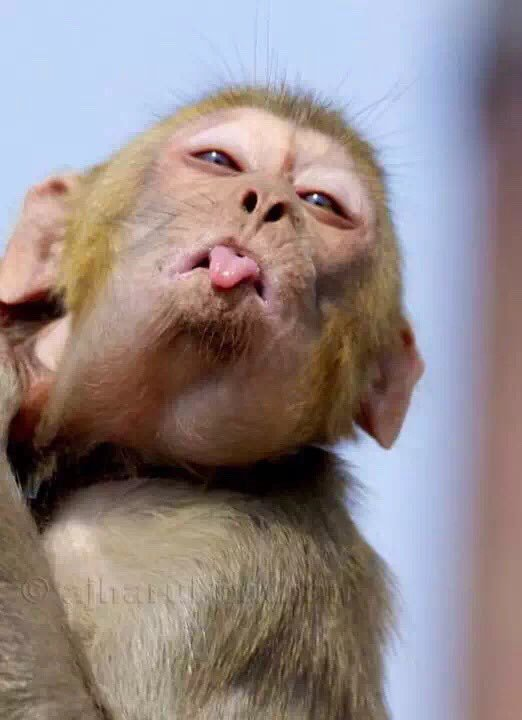
#> input picture 11. Image Registration Using OpenCV/monkey.jpg, 522 x 720 px, given in place of the camera
$ python paint_application.py
#> lines starting #> are read from the running program, lines starting #| are printed output that depends on the picture
import cv2
import numpy as np
from matplotlib import pyplot as plt
import imutils

# # reading video from camera
cap = cv2.VideoCapture(0)
_, frame = cap.read()
#> frame is the input picture: shape (720, 522, 3); mean B, G, R 134.6, 134.7, 147.4

# flipping frame to write properly
frame = cv2.flip(frame, 1)
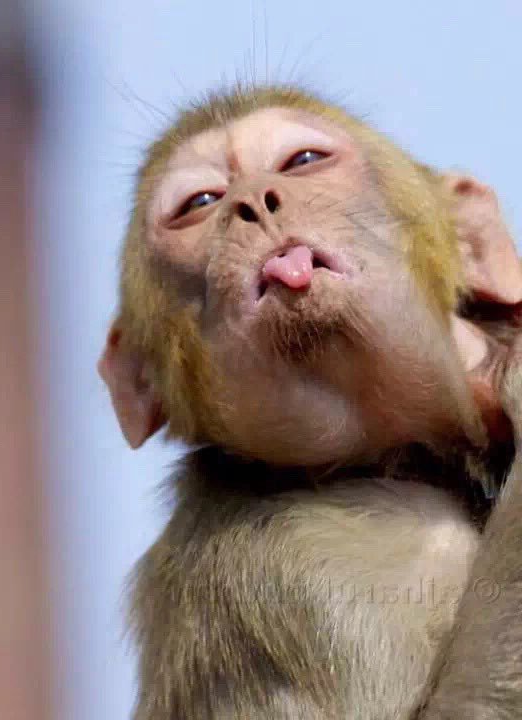
#> frame: shape (720, 522, 3); mean B, G, R 134.6, 134.7, 147.4

# getting shape of the frame to know number of rows columns and channels
row,col,channel = frame.shape
#> row = 720; col = 522; channel = 3

# getting a window to do drawing stuff
img = np.zeros([row, col, 3], frame.dtype)

# adding different colors at the top to change color of the brush accordingly
img[0:int(row/5),0:int(col/5)] = (255,0,0)
img[0:int(row/5),int(col/5+1):2*int(col/5)] = (0,255,0)
img[0:int(row/5),2*int(col/5)+1:3*int(col/5)] = (0,0,255)
img[0:int(row/5),3*int(col/5)+1:4*int(col/5)] = (255,255,255)
img[0:int(row/5),4*int(col/5)+1:col] = (200,200,200)

# adding eraser to get a new cleaned window
font = cv2.FONT_HERSHEY_SIMPLEX
cv2.putText(img,'ERASE',(4*int(col/5)+2,int(row/10)), font, 1,(255,255,255),2,cv2.LINE_AA)
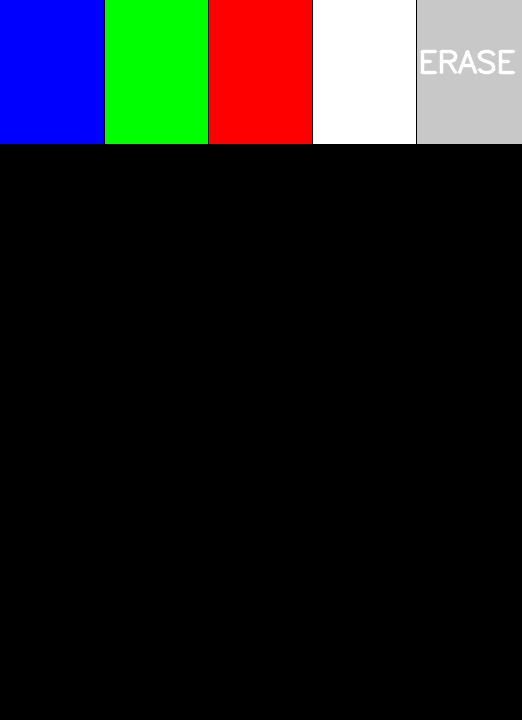
#> img: shape (720, 522, 3); mean of channels 0, 1, 2 28.4, 28.3, 28.3; drawn as B, G, R

# this color object is for the color of brush
a,b,c = 100,150,200

while(True):
	# take each frame
	_, frame = cap.read()
	frame = cv2.flip(frame,1)

	#convert bgr to hsv
	hsv = cv2.cvtColor(frame,cv2.COLOR_BGR2HSV)
#> hsv: shape (720, 522, 3); mean H, S, V 53, 79.5, 162.1

	# define range of blue color in hsv
	lower_range = np.array([90,180,170])
	uper_range = np.array([105,255,255])

	# threshold hsv image to get only blue color
	mask = cv2.inRange(hsv,lower_range,uper_range)
#> mask: shape (720, 522); every value is 0

	# finding contours
	contour = cv2.findContours(mask, cv2.RETR_TREE, cv2.CHAIN_APPROX_SIMPLE)
#> contour = 0 contours
	contour = imutils.grab_contours(contour)
#> contour = []
	frame = cv2.drawContours(frame, contour, -1, (255,0,0), 3)

	m = cv2.moments(mask)
#> m = moments, m00 0

    # calculate x and y coordinate of centre by eliminating the zero division error
	cx,cy = 0, 0
	try:
		cx = int(m["m10"] / m["m00"])
		cy = int(m["m01"] / m["m00"])
	except:
		m["m00"] == 0

	# adding condition for changing color of brush and using eraser
	if cy<row/5 and cy>=0:
		if cx>4*col/5 and cx <= col:
			# getting a window to do drawing stuff
			img = np.zeros([row, col, 3], frame.dtype)

			# adding different colors at the top to change color of the brush accordingly
			img[0:int(row / 5), 0:int(col / 5)] = (255, 0, 0)
			img[0:int(row / 5), int(col / 5 + 1):2 * int(col / 5)] = (0, 255, 0)
			img[0:int(row / 5), 2 * int(col / 5) + 1:3 * int(col / 5)] = (0, 0, 255)
			img[0:int(row / 5), 3 * int(col / 5) + 1:4 * int(col / 5)] = (255, 255, 255)
			img[0:int(row / 5), 4 * int(col / 5) + 1:col] = (200, 200, 200)

			# adding erager to get a new cleaned window
			font = cv2.FONT_HERSHEY_SIMPLEX
			cv2.putText(img, 'ERASE', (4 * int(col / 5) + 2, int(row / 10)), font, 1, (255, 255, 255), 2, cv2.LINE_AA)

			# this color object is for the color of brush
			a, b, c = 100, 150, 200
		else:
			a = img.item(cy, cx, 0)
#> a = 255
			b = img.item(cy, cx, 1)
#> b = 0
			c = img.item(cy, cx, 2)
#> c = 0

	# making drawing in the image window
	cv2.circle(img,(cx,cy),3,(a,b,c),-1)
	plt.show()
	cv2.namedWindow("frame", cv2.WINDOW_NORMAL)
	cv2.imshow('frame',frame)
	cv2.namedWindow("mask", cv2.WINDOW_NORMAL)
	cv2.imshow('mask', mask)
	cv2.namedWindow("image", cv2.WINDOW_NORMAL)
	cv2.imshow('image', img)

	if cv2.waitKey(1) & 0xFF == ord('q') :
#> (key q is pressed here)
		break

cap.release()
cv2.destroyAllWindows()

$ run again, on 11. Image Registration Using OpenCV/rotated.jpg
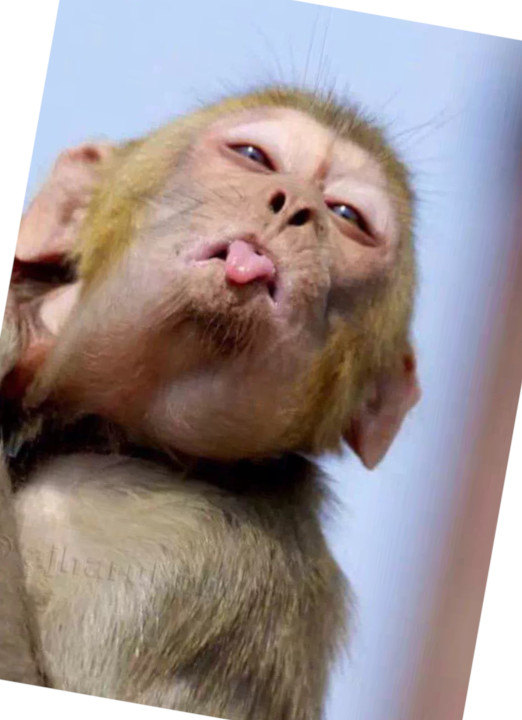
#> input picture 11. Image Registration Using OpenCV/rotated.jpg, 522 x 720 px, given in place of the camera
#> frame is the input picture: shape (720, 522, 3); mean B, G, R 144.5, 144.9, 156.8
#> `frame = cv2.flip(frame, 1)`:
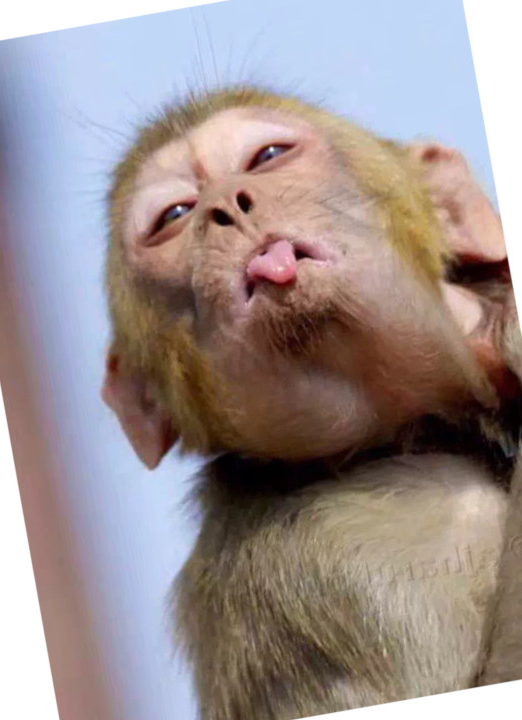
#> frame: shape (720, 522, 3); mean B, G, R 144.5, 144.9, 156.8
#> hsv: shape (720, 522, 3); mean H, S, V 48.1, 74.5, 170.5
#> mask: shape (720, 522); every value is 0
#> `contour = cv2.findContours(mask, cv2.RETR_TREE, cv2.CHAIN_APPROX_SIMPLE)`: contour = 0 contours
#> `contour = imutils.grab_contours(contour)`: contour = []
#> m = moments, m00 0

$ run again, on 11. Image Registration Using OpenCV/shear.jpg
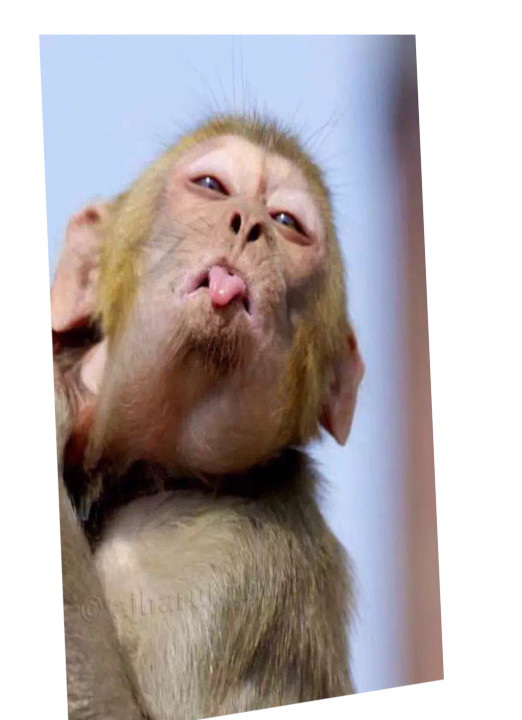
#> input picture 11. Image Registration Using OpenCV/shear.jpg, 522 x 720 px, given in place of the camera
#> frame is the input picture: shape (720, 522, 3); mean B, G, R 173.5, 174, 182.6
#> `frame = cv2.flip(frame, 1)`:
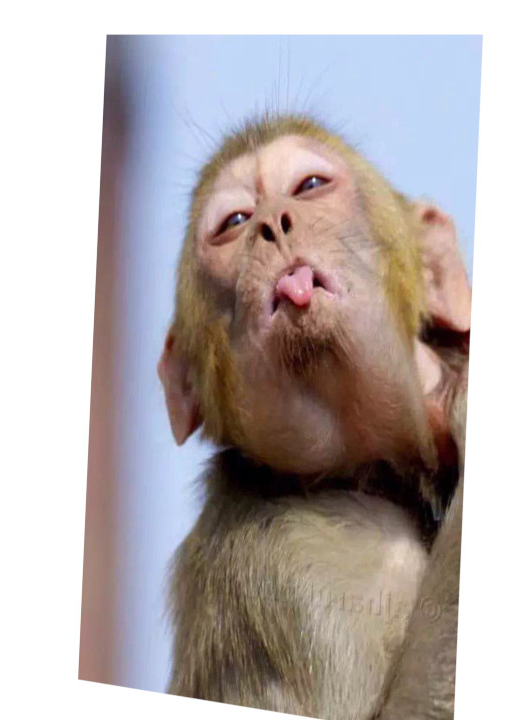
#> frame: shape (720, 522, 3); mean B, G, R 173.5, 174, 182.6
#> hsv: shape (720, 522, 3); mean H, S, V 36.2, 53.9, 192.4
#> mask: shape (720, 522); every value is 0
#> `contour = cv2.findContours(mask, cv2.RETR_TREE, cv2.CHAIN_APPROX_SIMPLE)`: contour = 0 contours
#> `contour = imutils.grab_contours(contour)`: contour = []
#> m = moments, m00 0
